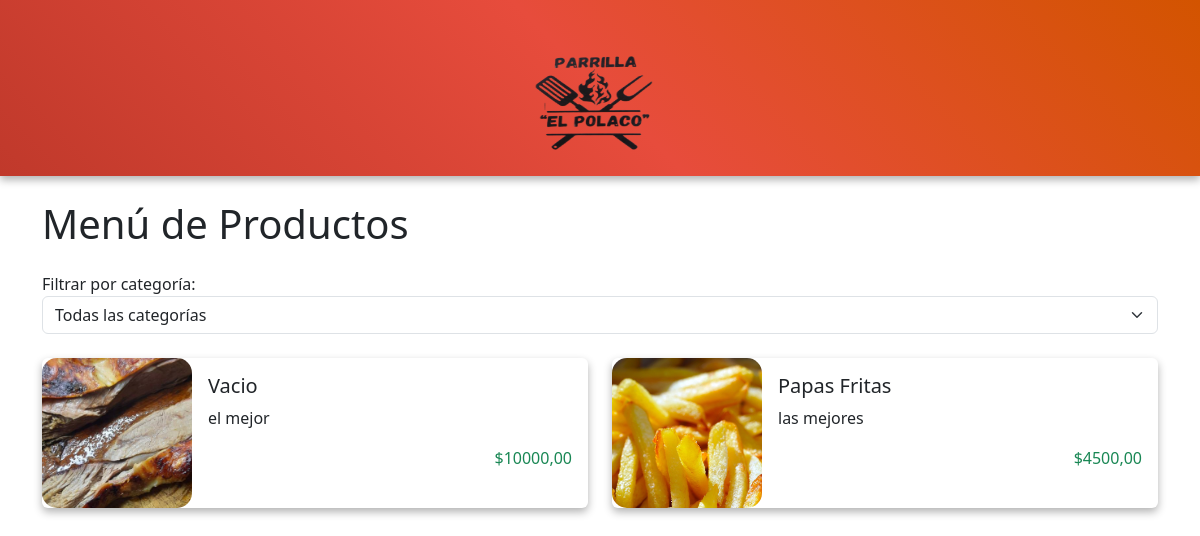
The app's page /, older data.
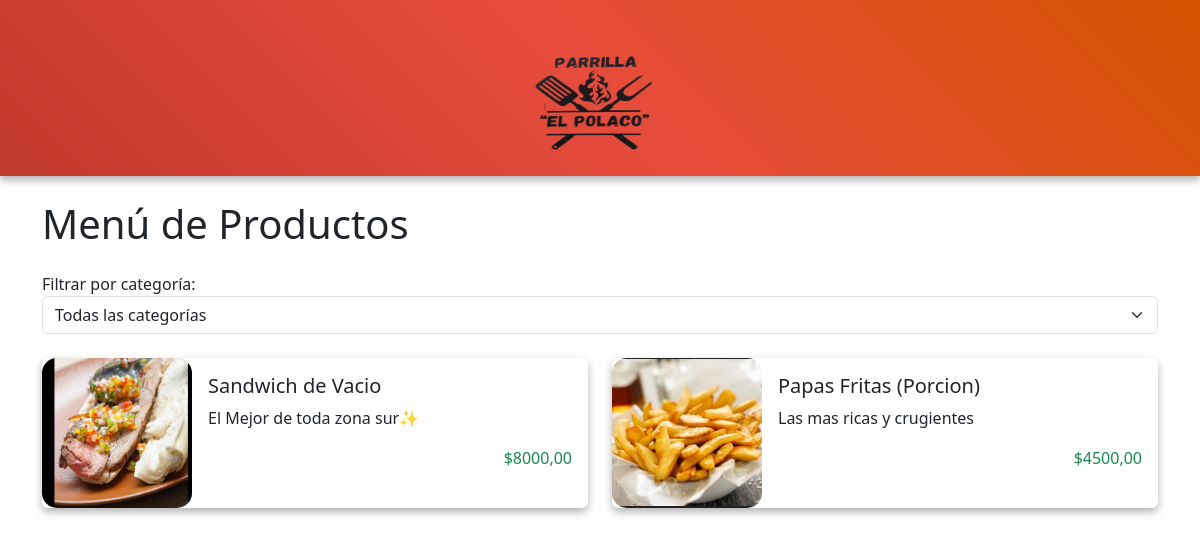
The same page, newer data.
### Parrilla/models.py (models this page shows, shortened)
class Producto(models.Model):
    nombre = models.CharField(max_length=100)
    precio = models.DecimalField(max_digits=10, decimal_places=2)
    descripcion = models.TextField()
    imagen = models.ImageField(upload_to="productos")
    categoria = models.CharField(
        max_length=50,
        choices=[
            ("sandwiches", "Sandwiches"),
            ("porciones", "Porciones"),
            ("ensaladas", "Ensaladas"),
            ("papas", "Papas"),
            ("bebidas", "Bebidas"),
        ],
    )

### Parrilla/views.py (the view)
# urls.py: path("", views.ver_menu, name="ver_menu"),
def ver_menu(request):
    categoria = request.GET.get("categoria")
    if categoria:
        productos = Producto.objects.filter(categoria=categoria)
    else:
        productos = Producto.objects.all()
    categorias = Producto._meta.get_field("categoria").choices
    return render(
        request,
        "Parrilla/menu.html",
        {
            "productos": productos,
            "categorias": categorias,
            "categoria_seleccionada": categoria,
        },
    )

### Parrilla/templates/Parrilla/menu.html (shortened to what this page needs)
<!DOCTYPE html>
<html lang="en">
<head>
    {% load bootstrap5 %}
    {% bootstrap_css %}
</head>
<body class="bg-gray" >
    <nav class="navbar bg-body-tertiary navbar-expand-lg navbar-light">
        <div class="container">
          <a class="navbar-brand mx-auto" href="#">
            <img src="productos/logo1.png" alt="logo" width="200" height="150">
          </a>
        </div>
      </nav>
      <div class="container mt-4">
        <h1 class="mb-4">Menú de Productos</h1>
    <form method="GET" action="" class="mb-4">
        <label for="categoria-select">Filtrar por categoría:</label>
        <select id="categoria-select" name="categoria" onchange="this.form.submit()" class="form-select">
            <option value="">Todas las categorías</option>
        </select>
    </form>
        <div class="row">
            {% for producto in productos %}
                <div class="col-md-6 mb-4">
                    <div class="card d-flex flex-row border-radius-1">
                        <img src="{{ producto.imagen.url }}" class="producto-imagen card-img-left" alt="{{ producto.nombre }}">
                        <div class="card-body">
                            <h5 class="card-title">{{ producto.nombre }}</h5>
                            <p class="card-text">{{ producto.descripcion }}</p>
                            <p class="text-end text-success">${{ producto.precio }}</p>
                        </div>
                    </div>
                </div>
                {% if forloop.counter|divisibleby:2 %}
                    </div><div class="row">
                {% endif %}
            {% endfor %}
        </div>
    </div>
</body>
</html>

### Parrilla/templates/Parrilla/menu.html (style rules this page uses)
.producto-imagen { width: 150px; height: 150px; object-fit: cover; border-radius: 15px; }
.card { min-height: 150px; }
body { background-color: linear-gradient(45deg, #c0392b, #e74c3c, #d35400); }
.navbar { background: linear-gradient(45deg, #c0392b, #e74c3c, #d35400); box-shadow: 0 4px 8px rgba(0, 0, 0, 0.3); }
.card { background-color: transparent; border: none; box-shadow: 0 4px 8px rgba(0, 0, 0, 0.3); }

Row changes from the older to the newer data that the page shows:
changed Producto: imagen: a different picture; nombre "Vacio" → "Sandwich de Vacio"; descripcion "el mejor" → "El Mejor de toda zona sur✨"; precio "10000,00" → "8000,00"
changed Producto: imagen: a different picture; nombre "Papas Fritas" → "Papas Fritas (Porcion)"; descripcion "las mejores" → "Las mas ricas y crugientes"
